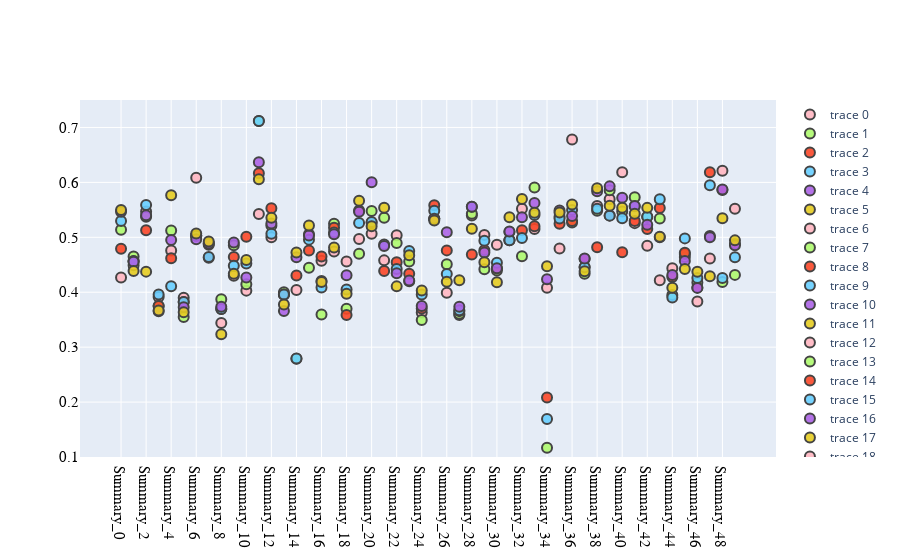

The cell this chart's notebook holds for it:
### Code cell
import plotly.graph_objects as go
import numpy as np


colors = ['rgba(255, 182, 193, .9)', 'rgba(174, 250, 110, .9)', 'rgba(250, 71, 40, .9)', 'rgba(103, 206, 255, .9)',
         'rgba(172, 99, 230, .9)', 'rgba(230, 204, 33, .9)']

fig = go.Figure()

for idx, row in aux[:50].iterrows():
    j = 0
    for i in list(row):
        fig.add_trace(go.Scatter(
            x=['Summary_{}'.format(idx)], y=[i],
            mode='markers',
            marker_color= colors[j]
        ))
        j+=1


# Set options common to all traces with fig.update_traces

fig.update_traces(mode='markers', marker_line_width=2, marker_size=10)
fig.update(layout_yaxis_range = [0.1,0.75])
fig.update_layout( xaxis = dict(
                        tickfont=dict(family='Helvetica', size=15, color='black')),
                 yaxis = dict(
                        tickfont=dict(family='Helvetica', size=15, color='black')))
fig.update_xaxes(color='black') 
fig.update_yaxes(color='black') 
fig.show()
